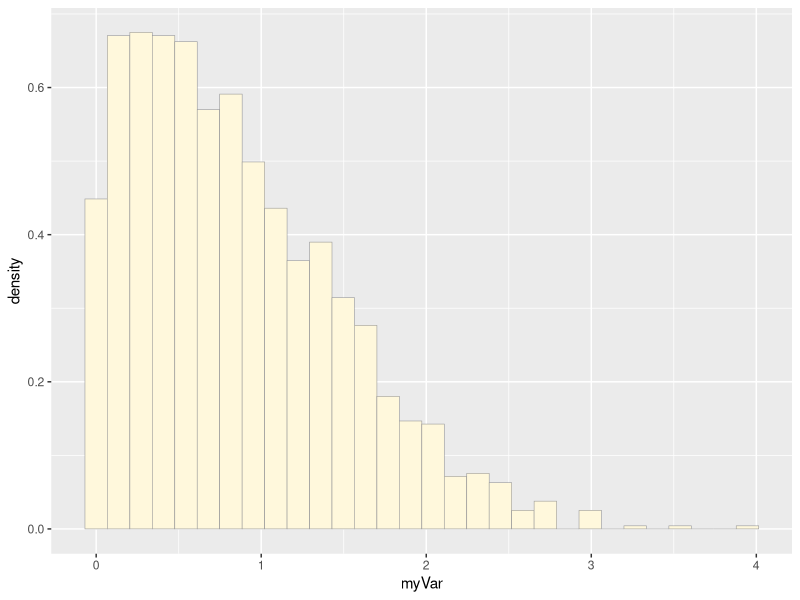
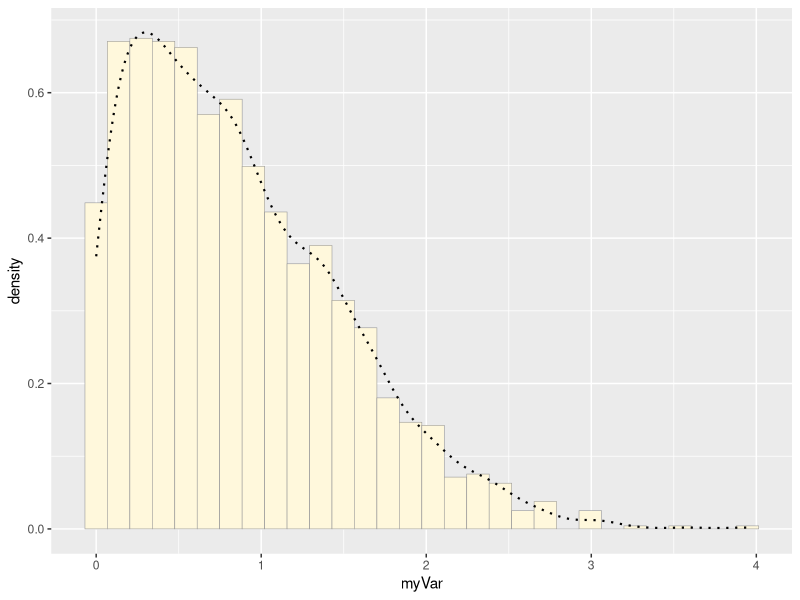
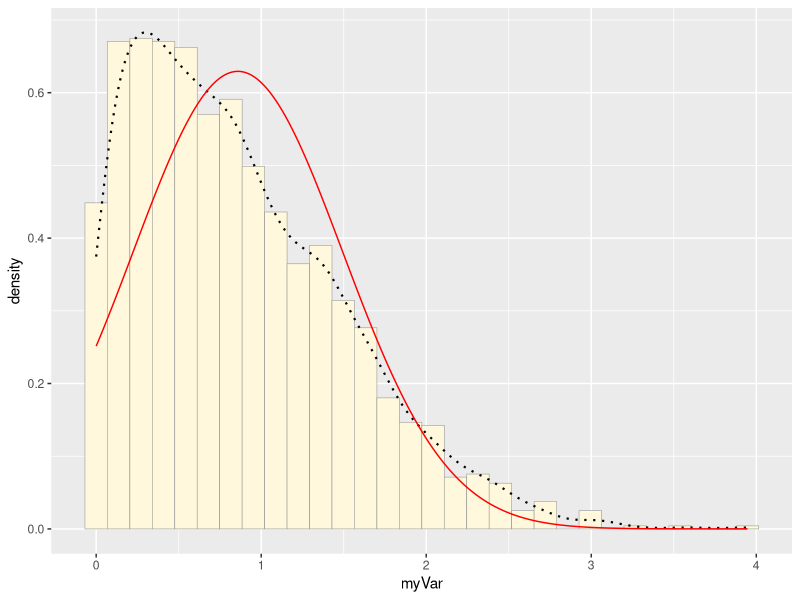
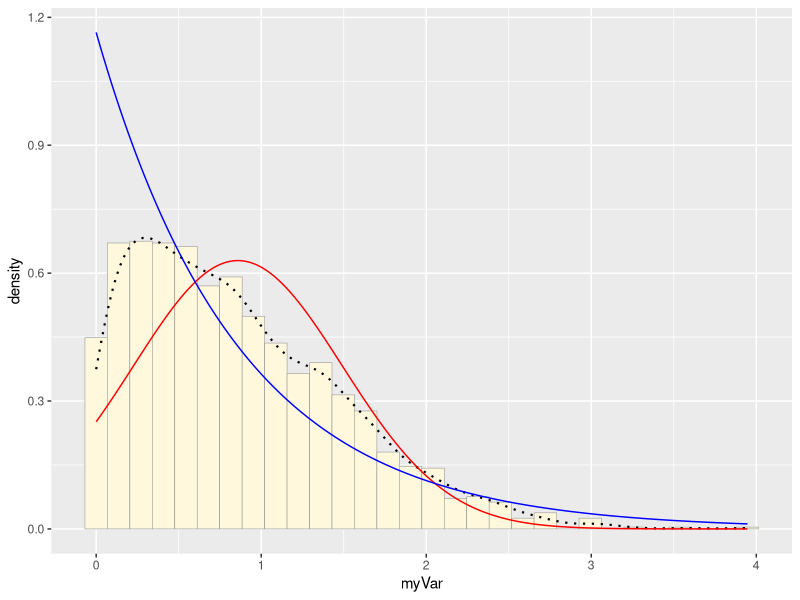
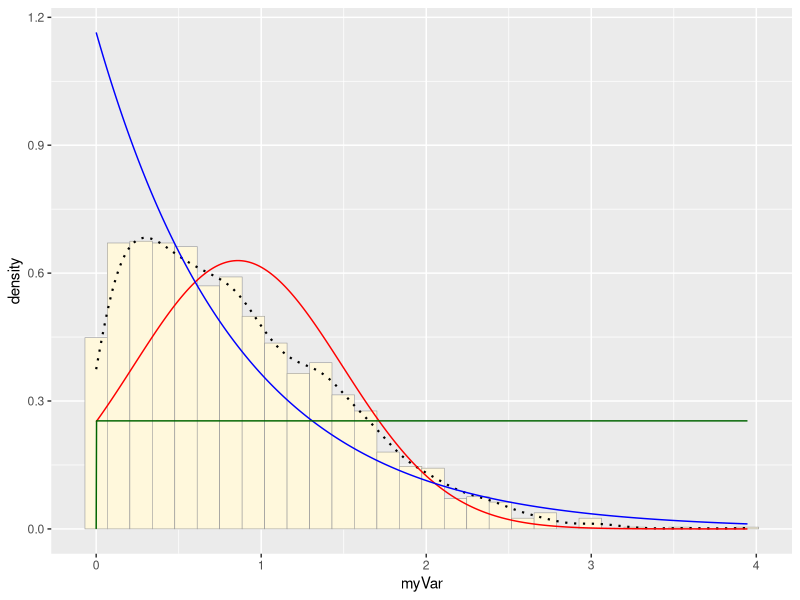
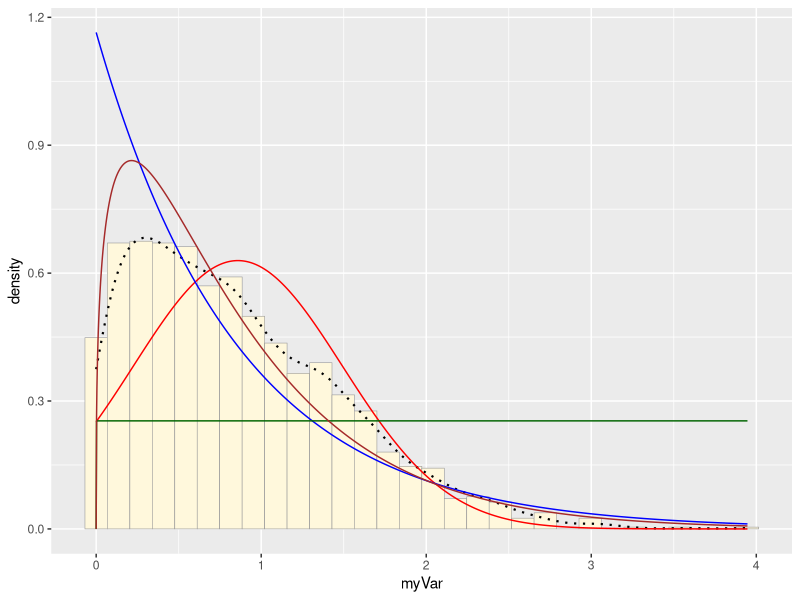
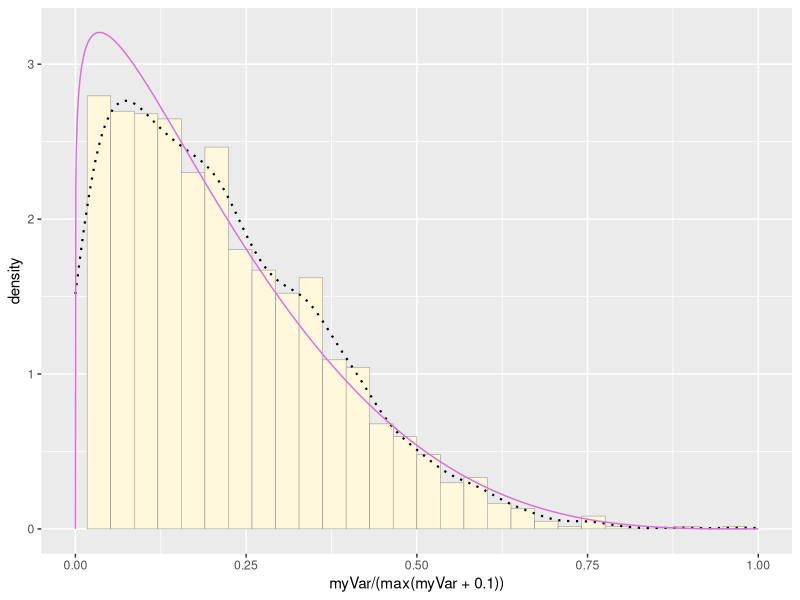
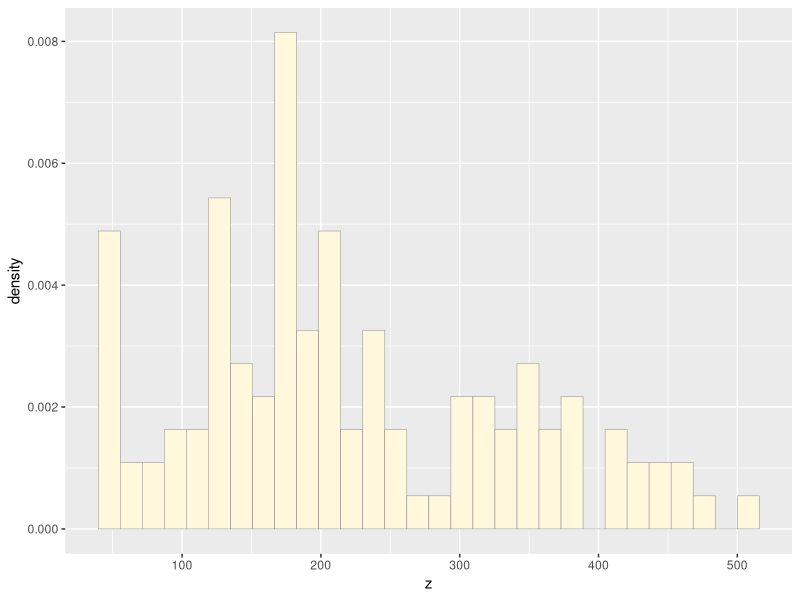

R code for these plots, in order:
## ---- chunk 1
#Open Libraries
library(ggplot2) # for graphics
library(MASS) # for maximum likelihood estimation
## ---- chunk 2
# quick and dirty, a truncated normal distribution to work on the solution set

z <- rnorm(n=3000,mean=0.2)
z <- data.frame(1:3000,z)
names(z) <- list("ID","myVar")
z <- z[z$myVar>0,]
str(z)
summary(z$myVar)

# Plot histogram of data
p1 <- ggplot(data=z, aes(x=myVar, y=..density..)) +
  geom_histogram(color="grey60",fill="cornsilk",size=0.2) 
print(p1)

# Add Empirical Density Curve
p1 <-  p1 +  geom_density(linetype="dotted",size=0.75)
print(p1)

# Get maximum likelihood parameters
normPars <- fitdistr(z$myVar,"normal")
print(normPars)
str(normPars)
normPars$estimate["mean"] # note structure of getting a named attribute

# plot normal probability density
meanML <- normPars$estimate["mean"]
sdML <- normPars$estimate["sd"]

xval <- seq(0,max(z$myVar),len=length(z$myVar))

stat <- stat_function(aes(x = xval, y = ..y..), fun = dnorm, colour="red", n = length(z$myVar), args = list(mean = meanML, sd = sdML))
p1 + stat

# Plot exponential probability density
expoPars <- fitdistr(z$myVar,"exponential")
rateML <- expoPars$estimate["rate"]

stat2 <- stat_function(aes(x = xval, y = ..y..), fun = dexp, colour="blue", n = length(z$myVar), args = list(rate=rateML))
p1 + stat + stat2

# Plot Uniform probability density
stat3 <- stat_function(aes(x = xval, y = ..y..), fun = dunif, colour="darkgreen", n = length(z$myVar), args = list(min=min(z$myVar), max=max(z$myVar)))
p1 + stat + stat2 + stat3

# Plot gamma probability distribution

gammaPars <- fitdistr(z$myVar,"gamma")
shapeML <- gammaPars$estimate["shape"]
rateML <- gammaPars$estimate["rate"]

stat4 <- stat_function(aes(x = xval, y = ..y..), fun = dgamma, colour="brown", n = length(z$myVar), args = list(shape=shapeML, rate=rateML))
p1 + stat + stat2 + stat3 + stat4

# Plot beta probability density

pSpecial <- ggplot(data=z, aes(x=myVar/(max(myVar + 0.1)), y=..density..)) +
  geom_histogram(color="grey60",fill="cornsilk",size=0.2) + 
  xlim(c(0,1)) +
  geom_density(size=0.75,linetype="dotted")

betaPars <- fitdistr(x=z$myVar/max(z$myVar + 0.1),start=list(shape1=1,shape2=2),"beta")
shape1ML <- betaPars$estimate["shape1"]
shape2ML <- betaPars$estimate["shape2"]

statSpecial <- stat_function(aes(x = xval, y = ..y..), fun = dbeta, colour="orchid", n = length(z$myVar), args = list(shape1=shape1ML,shape2=shape2ML))
pSpecial + statSpecial
## ---- chunk 3
# Import
z <- read.table("dates_cacajao_aldina_measurements_and_hand_c_ouakary.csv",header=TRUE,sep=",", stringsAsFactors=FALSE)
str(z)
summary(z)

# Pull out the important data for analysis
z <- z$total_wt
z <- na.omit(z)

# Make into a data frame for analysis
z <- data.frame(1:116,z)
# Plot histogram of data
p1 <- ggplot(data=z, aes(x=z, y=..density..)) +
  geom_histogram(color="grey60",fill="cornsilk",size=0.2) 
print(p1)

# Add Empirical Density Curve
p1 <-  p1 +  geom_density(linetype="dotted",size=0.75)
print(p1)


# Get maximum likelihood parameters
normPars <- fitdistr(z$z,"normal")
print(normPars)
str(normPars)
normPars$estimate["mean"] # note structure of getting a named attribute

# plot normal probability density
meanML <- normPars$estimate["mean"]
sdML <- normPars$estimate["sd"]

xval <- seq(0,max(z$z),len=length(z$z))

stat <- stat_function(aes(x = xval, y = ..y..), fun = dnorm, colour="red", n = length(z$z), args = list(mean = meanML, sd = sdML))
p1 + stat

# Plot exponential probability density
expoPars <- fitdistr(z$z,"exponential")
rateML <- expoPars$estimate["rate"]

stat2 <- stat_function(aes(x = xval, y = ..y..), fun = dexp, colour="blue", n = length(z$z), args = list(rate=rateML))
p1 + stat + stat2

# Plot Uniform probability density
stat3 <- stat_function(aes(x = xval, y = ..y..), fun = dunif, colour="darkgreen", n = length(z$z), args = list(min=min(z$z), max=max(z$z)))
p1 + stat + stat2 + stat3

# Plot gamma probability distribution

gammaPars <- fitdistr(z$z,"gamma")
shapeML <- gammaPars$estimate["shape"]
rateML <- gammaPars$estimate["rate"]

stat4 <- stat_function(aes(x = z, y = ..y..), fun = dgamma, colour="brown", n = length(z$z), args = list(shape=shapeML, rate=rateML))
p1 + stat + stat2 + stat3 + stat4

# Plot beta probability density

pSpecial <- ggplot(data=z, aes(x=z/(max(z + 0.1)), y=..density..)) +
  geom_histogram(color="grey60",fill="cornsilk",size=0.2) + 
  xlim(c(0,1)) +
  geom_density(size=0.75,linetype="dotted")

betaPars <- fitdistr(x=z$z/max(z$z + 0.1),start=list(shape1=1,shape2=2),"beta")
shape1ML <- betaPars$estimate["shape1"]
shape2ML <- betaPars$estimate["shape2"]

statSpecial <- stat_function(aes(x = xval, y = ..y..), fun = dbeta, colour="orchid", n = length(z$z), args = list(shape1=shape1ML,shape2=shape2ML))
pSpecial + statSpecial
